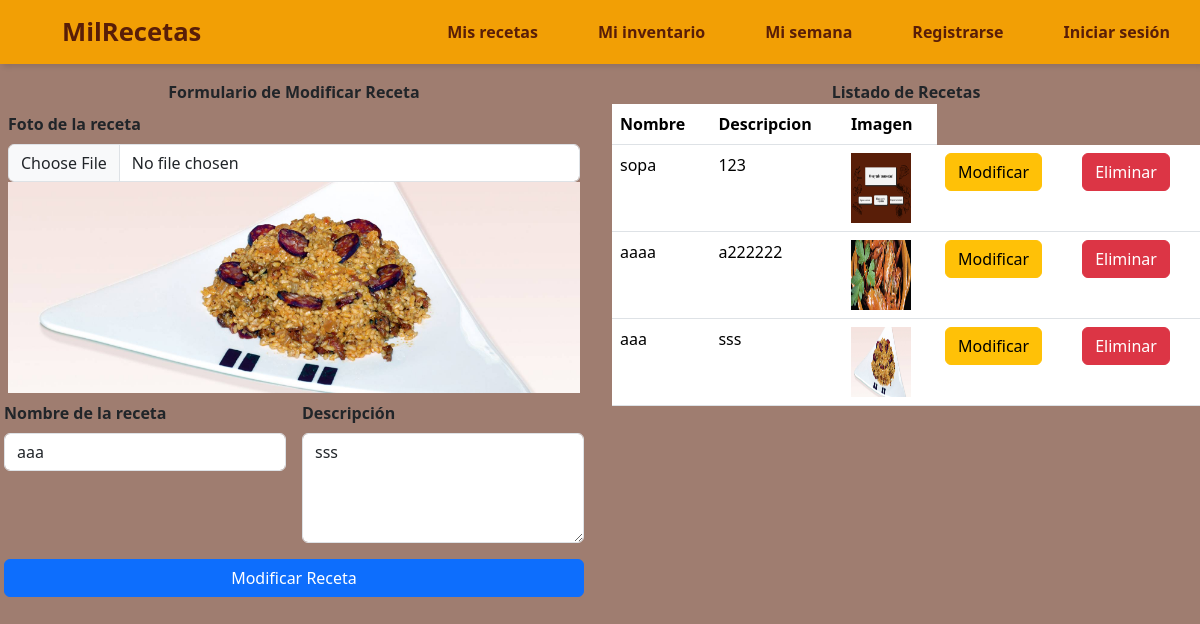
/TP_apps_interactivas-slozano88-rama-2/modificar.php?id=8, run on the app's committed database.
### tables this page shows
CREATE TABLE `recetas` (
  `id_receta` int(15) NOT NULL,
  `id_usuario` int(15) NOT NULL,
  `nombre` varchar(50) NOT NULL,
  `descripcion` varchar(200) NOT NULL,
  `nombre_img` varchar(250) NOT NULL
);

### TP_apps_interactivas-slozano88-rama-2/modificar.php (the view, shortened to what this page needs)
<?php include("conexion_db.php"); ?>
<!DOCTYPE html>
<html lang="es">
<head>
    <link href="https://cdn.jsdelivr.net/npm/bootstrap@5.3.3/dist/css/bootstrap.min.css" rel="stylesheet">
    <link rel="stylesheet" href="estilos_inicio.css">
    <link rel="stylesheet" href="//cdn.datatables.net/2.1.8/css/dataTables.dataTables.min.css">
</head>
<body>
    <header>
        <nav>
            <ul>
                <li class="marca"><a href="Index.php">MilRecetas</a></li>
                <li class="hideOnMobile"><a href="mis_recetas.php">Mis recetas</a></li>
                <li class="hideOnMobile"><a href="mi_inventario.php">Mi inventario</a></li>
                <li class="hideOnMobile"><a href="#">Mi semana</a></li>
                <li class="hideOnMobile"><a href="registro.php">Registrarse</a></li>
                <?php
                if (isset($_SESSION['id'])) {
                    echo '<li class="hideOnMobile"><a href="logout.php">Cerrar Sesión</a></li>';
                } else {
                    echo '<li><a href="f_login.php">Iniciar sesión</a></li>';
                }
                ?>
            </ul>
        </nav>
    </header>
    <div class="row">
        <div class="col">
            <?php
            $id_receta = $_GET['id'];
            $query = "SELECT * FROM recetas WHERE id_receta = '$id_receta'";
            $resultado = mysqli_query($conex, $query);
            $row = mysqli_fetch_array($resultado);
            ?>
            <div class="card-header text-center"><strong>Formulario de Modificar Receta</strong></div>
            <div class="p-2">
                <form class="row" action="proceso_modificar.php?id=<?php echo $row['id_receta']; ?>" method="POST" enctype="multipart/form-data">
                    <div class="col-p2">
                        <label class="form-label"><strong>Foto de la receta</strong></label>
                        <br>
                        <input type="file" class="form-control" name="foto_receta" value="<?php echo $row['nombre_img']; ?>">
                        <img class="img-fluid" src="img_recetas/<?php echo $row['nombre_img']; ?>" alt="Imagen Receta">
                    </div>
                    <div class="col p-2">
                        <label class="form-label"><strong>Nombre de la receta</strong></label>
                        <input type="text" REQUIRED autocomplete="off" class="form-control" name="nombre_receta" value="<?php echo $row['nombre']; ?>">
                    </div>
                    <div class="col p-2">
                        <label class="form-label"><strong>Descripción</strong></label>
                        <textarea class="form-control" name="descripcion_receta" rows="4"><?php echo $row['descripcion']; ?></textarea>
                    </div>
                    <div class="d-grid gap-2 p-2">
                        <button type="submit" class="btn btn-primary" name="modificar_receta">Modificar Receta</button>
                    </div>
                </form>
            </div>
        </div>
        <div class="col">
            <div class="card-header text-center"><strong>Listado de Recetas</strong></div>
            <table class="table">
                <thead>
                    <tr>
                        <th>Nombre</th>
                        <th>Descripcion</th>
                        <th>Imagen</th>
                    </tr>
                </thead>
                <tbody>
                    <?php
                    $query = "SELECT * FROM recetas";
                    $resultado = mysqli_query($conex, $query);
                    while ($row = mysqli_fetch_array($resultado)) {
                    ?>
                        <tr>
                            <td><?php echo $row['nombre']; ?></td>
                            <td><?php echo $row['descripcion']; ?></td>
                            <td><img height="70px" width="60px" src="img_recetas/<?php echo $row['nombre_img']; ?>"></td>
                            <td><a class="btn btn-warning" href="modificar.php?id=<?php echo $row['id_receta']; ?>">Modificar</a></td>
                            <td><a class="btn btn-danger" href="eliminar.php?id_ingrediente=<?php echo $row['id_receta']; ?>">Eliminar</a></td>
                        </tr>
                    <?php } ?>
                </tbody>
            </table>
        </div>
    </div>
</body>
</html>

### TP_apps_interactivas-slozano88-rama-2/estilos_inicio.css (style rules this page uses)
* { margin: 0; padding: 0; }
body { min-height: 100vh; font-family: 'Segoe UI', Tahoma, Geneva, Verdana, sans-serif; background-color: #591e0893; }
nav { background-color: #F29F05; box-shadow: 3px 3px 5px rgba(0, 0, 0, 0.1); }
nav ul { width: 100%; list-style: none; display: flex; justify-content: flex-end; align-items: center; }
nav li { height: 8vh; }
nav a { height: 100%; padding: 0 30px; text-decoration: none; display: flex; align-items: center; color: #591E08; font-weight: 700; }
.marca { font-size: 1.6em; }
nav li:first-child { margin-right: auto; }

### data on the page
recetas: nombre_img (picture), nombre_receta "aaa", descripcion_receta "sss", nombre "aaa", descripcion "sss"
recetas: nombre "sopa", descripcion "123", nombre_img (picture)
recetas: nombre "aaaa", descripcion "a222222", nombre_img (picture)
